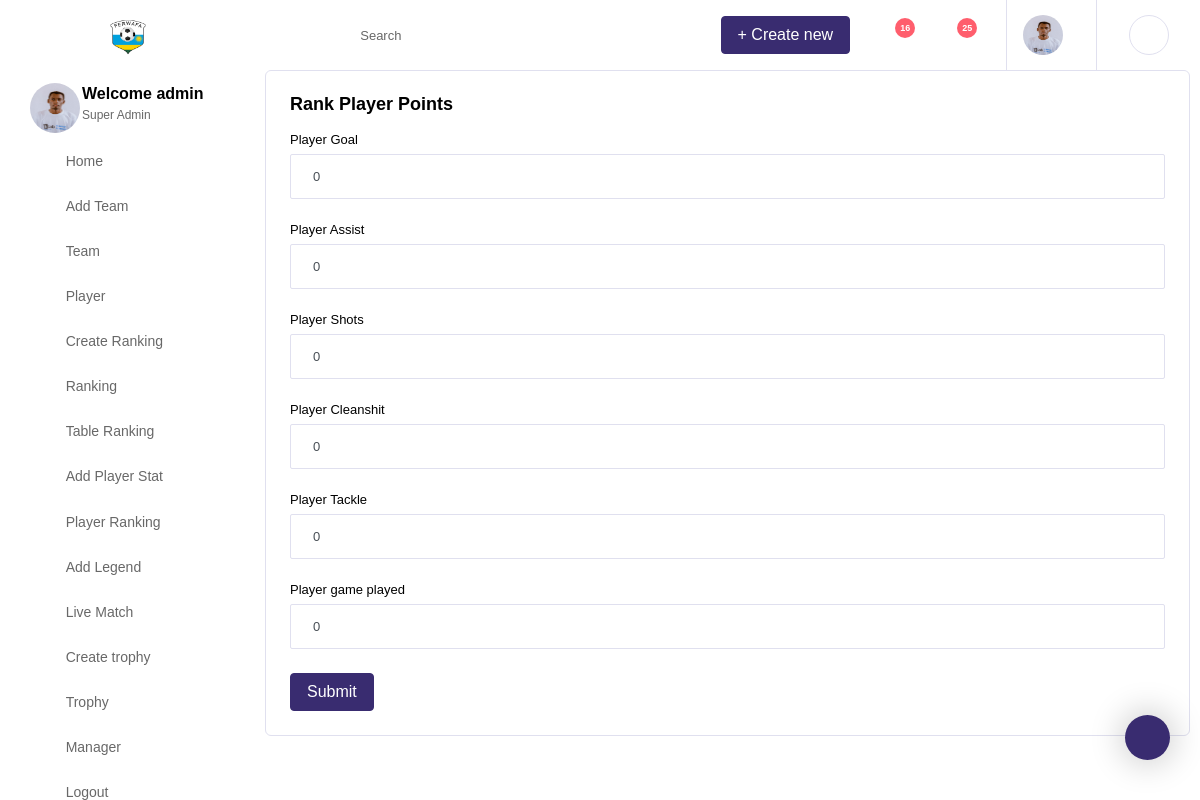
Page /dashboard/add_player_stat/1/rank_player_team/5/player_rank/11 (signed in) on the committed database.
### authentication/models.py (models this page shows, shortened)
class User_profile(models.Model):
    user = models.OneToOneField(User, on_delete=models.CASCADE)
    user_image = models.ImageField(upload_to='images/', default='profile.png')
    user_location = models.CharField(max_length=100, blank=True, null=True)
    user_roles = models.CharField(max_length=100, blank=True, null=True)
    class Meta:
        verbose_name_plural = "User_profile"
        ordering = ['-id']

class User(AbstractBaseUser):
    email = models.EmailField(
        verbose_name='email address',
        max_length=255,
        unique=True,
    )
    full_name = models.CharField(max_length=255)
    phone_number = PhoneNumberField(blank=False)
    is_active = models.BooleanField(default=True)
    staff = models.BooleanField(default=False)  # a admin user; non super-user
    admin = models.BooleanField(default=False)  # a superuser
    USERNAME_FIELD = 'email'
    REQUIRED_FIELDS = ['full_name', 'phone_number']  # Email & Password are required by default.
    objects = UserManager()

### team/views.py (the view)
# urls.py: path('add_player_stat/<int:id>/rank_player_team/<team_id>/player_rank/<player_id>', player_rank_points, name='player_rank_points'),
@login_required
def player_rank_points(request, id, team_id, player_id):
    user = request.user
    player_rank_season = get_object_or_404(Ranking_Table, id=id)
    user_profile = User_profile.objects.get(user=user)
    team = get_object_or_404(Team, id=team_id)
    player_id_stat = get_object_or_404(Player, id=player_id)
    form = PlayerStatisticsRankingForm()
    if request.method == 'POST':
        form = PlayerStatisticsRankingForm(request.POST)
        if form.is_valid():
            player_team_check = player_statistics_ranking.objects.filter(player_year_statistics=player_rank_season,
                                                                         player_team=team,
                                                                         player_statistics=player_id_stat)
            if not player_team_check.exists():
                instance = form.save(commit=False)
                instance.player_year_statistics = player_rank_season
                instance.player_statistics = player_id_stat
                instance.player_team = team
                instance.save()
                return redirect('player_rank_official_table')
            elif player_team_check.exists():
                messages.error(request,
                               f'{player_id_stat.player_name} Ranking record in season {player_rank_season} already stored go '
                               f'to update it ')
                return redirect('player_rank_points', id=player_rank_season.id, team_id=team.id,
                                player_id=player_id_stat.id)
    else:
        form = PlayerStatisticsRankingForm()
    context = {
        'user': user,
        'profile': user_profile,
        'form': form
    }
    return render(request, 'dashboard_home/player_rank_points.html', context)

### team/forms.py (shortened to what this page needs)
class PlayerStatisticsRankingForm(forms.ModelForm):
    player_goals = forms.IntegerField(label='Player Goal', required=False, initial=0)
    player_assist = forms.IntegerField(label='Player Assist', required=False, initial=0)
    player_shot = forms.IntegerField(label='Player Shots', required=False, initial=0)
    player_clean_shit = forms.IntegerField(label='Player Cleanshit', required=False, initial=0)
    player_tackle = forms.IntegerField(label='Player Tackle', required=False, initial=0)
    player_game_played = forms.IntegerField(label='Player game played', required=False, initial=0)
    class Meta:
        model = player_statistics_ranking
        fields = ['player_goals', 'player_assist', 'player_shot', 'player_clean_shit', 'player_tackle', 'player_game_played']

### team/templates/dashboard_home/player_rank_points.html (shortened to what this page needs)
{% extends 'dashboard/base.html' %}
{% load static %}
{% load crispy_forms_tags %}
{% block content %}
    <div class="main-panel" style="height: 450px; overflow-y: scroll">
    <div class="col-12 " >
              <div class="card">
                <div class="card-body">
                  <h4 class="card-title"><b>Rank player points</b></h4>
                  <form action="" method="post" class="forms-sample" enctype="multipart/form-data">
                    {{ form|crispy }}
                    <button type="submit" class="btn btn-primary mr-2">Submit</button>
                  </form>
                </div>
              </div>
            </div>
    </div>
{% endblock %}

### templates/dashboard/base.html (shortened to what this page needs)
<!DOCTYPE html>
<html lang="en">
<head>
    {% load static %}
  <link rel="stylesheet" href="{% static 'dashboard/vendors/iconfonts/font-awesome/css/all.min.css' %}">
  <link rel="stylesheet" href="{% static 'dashboard/vendors/css/vendor.bundle.base.css' %}">
  <link rel="stylesheet" href="{% static 'dashboard/vendors/css/vendor.bundle.addons.css' %}">
  <link rel="stylesheet" href="{% static 'dashboard/css/style.css' %}">
</head>
<body>
  <div class="container-scroller" >
    <nav class="navbar col-lg-12 col-12 p-0 fixed-top d-flex flex-row default-layout-navbar">
      <div class="text-center navbar-brand-wrapper d-flex align-items-center justify-content-center">
        <a class="navbar-brand brand-logo" href="{% url 'dashboard' %}"><img src="{% static 'images/soccer/ferwafa.png' %}" style="width: 40px; align-items: flex-start" alt="logo" /></a>
      </div>
      <div class="navbar-menu-wrapper d-flex align-items-stretch">
        <button class="navbar-toggler navbar-toggler align-self-center" type="button" data-toggle="minimize">
          <span class="fas fa-bars"></span>
        </button>
        <ul class="navbar-nav">
          <li class="nav-item nav-search d-none d-md-flex">
            <div class="nav-link">
              <div class="input-group">
                <div class="input-group-prepend">
                  <span class="input-group-text">
                    <i class="fas fa-search"></i>
                  </span>
                </div>
                <input type="text" class="form-control" placeholder="Search" aria-label="Search">
              </div>
            </div>
          </li>
        </ul>
        <ul class="navbar-nav navbar-nav-right">
          <li class="nav-item d-none d-lg-flex">
            <a class="nav-link" href="#">
              <span class="btn btn-primary">+ Create new</span>
            </a>
          </li>
          <li class="nav-item dropdown">
            <a class="nav-link count-indicator dropdown-toggle" id="notificationDropdown" href="#" data-toggle="dropdown">
              <i class="fas fa-bell mx-0"></i>
              <span class="count">16</span>
            </a>
          </li>
          <li class="nav-item dropdown">
            <a class="nav-link count-indicator dropdown-toggle" id="messageDropdown" href="#" data-toggle="dropdown" aria-expanded="false">
              <i class="fas fa-envelope mx-0"></i>
              <span class="count">25</span>
            </a>
          </li>
          <li class="nav-item nav-profile dropdown">
              {% if user.is_authenticated %}
            <a class="nav-link dropdown-toggle" href="#" data-toggle="dropdown" id="profileDropdown">
              <img src="{{ profile.user_image.url }}" alt="profile" style="width: 40px; height: 40px;"/>
            </a>
              {% endif %}
          </li>
          <li class="nav-item nav-settings d-none d-lg-block">
            <a class="nav-link" href="#">
              <i class="fas fa-ellipsis-h"></i>
            </a>
          </li>
        </ul>
      </div>
    </nav>
    <div class="container-fluid page-body-wrapper">
      <div class="theme-setting-wrapper">
        <div id="settings-trigger"><i class="fas fa-fill-drip"></i></div>
      </div>
      <nav class="sidebar sidebar-offcanvas" id="sidebar" style="height: 450px; overflow-y: scroll">
        <ul class="nav">
          <li class="nav-item nav-profile">
            <div class="nav-link">
              <div class="profile-image">
                <img src="{{ profile.user_image.url }}" alt="image" style="width: 50px; height: 50px;"/>
              </div>
              <div class="profile-name">
                {% if user.is_authenticated %}
                <p class="name">
                  Welcome {{ user.full_name }}
                </p>
                  {% endif %}
                <p class="designation">
                  Super Admin
                </p>
              </div>
            </div>
          </li>
          <li class="nav-item">
            <a class="nav-link" href="{% url 'dashboard' %}">
              <i class="fa fa-home menu-icon"></i>
              <span class="menu-title">Home</span>
            </a>
          </li>
          <li class="nav-item">
            <a class="nav-link" href="{% url 'add_team' %}">
              <i class="fa fa-puzzle-piece menu-icon"></i>
              <span class="menu-title">Add Team</span>
            </a>
          </li>
        <li class="nav-item">
            <a class="nav-link" href="{% url 'team' %}">
              <i class="fa fa-users menu-icon"></i>
              <span class="menu-title">Team</span>
            </a>
          </li>
          <li class="nav-item d-none d-lg-block">
            <a class="nav-link" href="{% url 'player' %}">
              <i class="fas fa-columns menu-icon"></i>
              <span class="menu-title">Player</span>
            </a>
          </li>
          <li class="nav-item">
            <a class="nav-link" href="{% url 'ranking_table_name' %}">
              <i class="fab fa-wpforms menu-icon"></i>
              <span class="menu-title">Create Ranking</span>
            </a>
          </li>
        <li class="nav-item">
            <a class="nav-link" href="{% url 'ranking' %}">
              <i class="fa fa-list-ol menu-icon" aria-hidden="true"></i>
              <span class="menu-title">Ranking</span>
            </a>
          </li>
        <li class="nav-item">
            <a class="nav-link" href="{% url 'table_ranking_list' %}" aria-expanded="false" aria-controls="ui-advanced">
              <i class="fa fa-table menu-icon" aria-hidden="true"></i>
              <span class="menu-title">Table Ranking</span>
            </a>
          </li>
        <li class="nav-item">
            <a class="nav-link" href="{% url 'add_player_stat' %}" aria-expanded="false" aria-controls="ui-basic">
              <i class="fa fa-plus-circle menu-icon" aria-hidden="true"></i>
              <span class="menu-title">Add Player Stat</span>
            </a>
          </li>
        <li class="nav-item">
            <a class="nav-link" href="{% url 'player_rank_official_table' %}" aria-expanded="false" aria-controls="ui-basic">
              <i class="fa fa-life-ring menu-icon"></i>
              <span class="menu-title">Player Ranking</span>
            </a>
          </li>
          <li class="nav-item">
            <a class="nav-link" href="{% url 'legend_story' %}" aria-expanded="false" aria-controls="editors">
              <i class="fas fa-pen-square menu-icon"></i>
              <span class="menu-title">Add Legend</span>
            </a>
          </li>
          <li class="nav-item">
            <a class="nav-link" href="{% url 'livematch' %}" aria-expanded="false" aria-controls="charts">
              <i class="fas fa-chart-pie menu-icon"></i>
              <span class="menu-title">Live Match</span>
            </a>
          </li>
        <li class="nav-item">
            <a class="nav-link" href="{% url 'create_trophy' %}" aria-expanded="false" aria-controls="tables">
              <i class="fas fa-table menu-icon"></i>
              <span class="menu-title">Create trophy</span>
            </a>
          </li>
          <li class="nav-item">
            <a class="nav-link" href="{% url 'trophy' %}" aria-expanded="false" aria-controls="tables">
              <i class="fas fa-table menu-icon"></i>
              <span class="menu-title">Trophy</span>
            </a>
          </li>
            <li class="nav-item">
            <a class="nav-link" href="{% url 'add_manager' %}" aria-expanded="false" aria-controls="tables">
              <i class="fa fa-id-badge menu-icon" aria-hidden="true"></i>
              <span class="menu-title">Manager</span>
            </a>
          </li>
          <li class="nav-item">
            <a class="nav-link" href="{% url 'logout' %}">
              <i class="fas fa-minus-square menu-icon"></i>
              <span class="menu-title">Logout</span>
            </a>
          </li>
        </ul>
      </nav>
      {% block content %}
        {% endblock %}
    </div>
  </div>
</body>
</html>

### rows in the picture
User_profile: user_image (picture)
User: full_name "admin"
